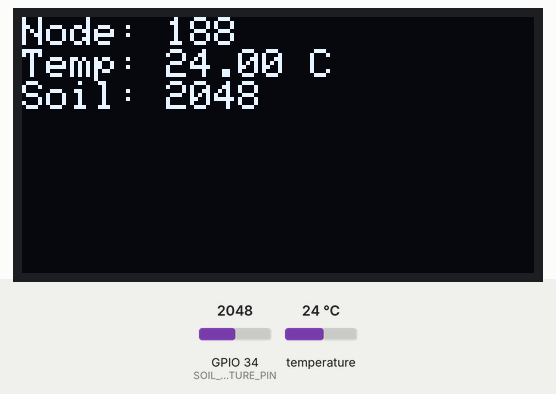
This sketch was run on a simulated ESP32. Parts: 128×64 one-colour display. The inputs (shaded band) are chosen by the test bench; at power-on: temperature 24 °C, GPIO 34 (SOIL_MOISTURE_PIN) = 2048 (analog values on the 0–4095 scale). What the sketch prints to the serial monitor is not drawn.

Above: at 3.4 s.
3.5 s: temperature set to 12 °C
At 14.8 s:
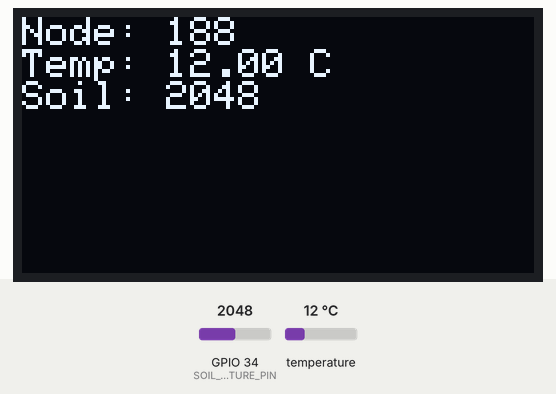
15.1 s: GPIO 34 (SOIL_MOISTURE_PIN) set to 2866
At 25.3 s:
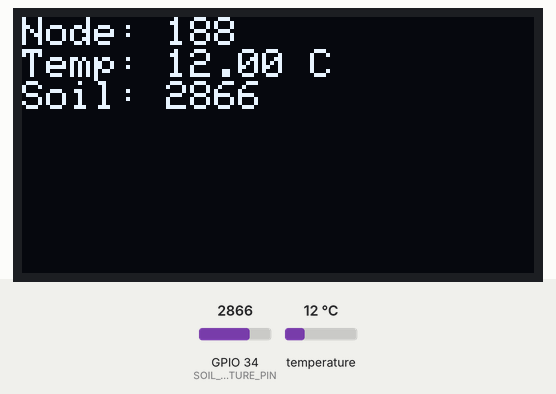
25.9 s: temperature set to 19 °C
36.7 s: GPIO 34 (SOIL_MOISTURE_PIN) set to 3603
At 47.0 s:
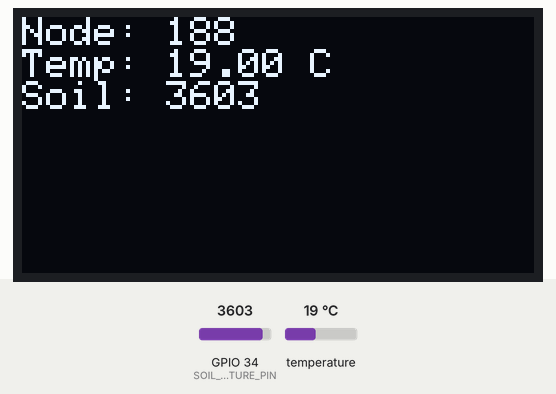
47.5 s: temperature set to 28 °C
At 57.3 s:
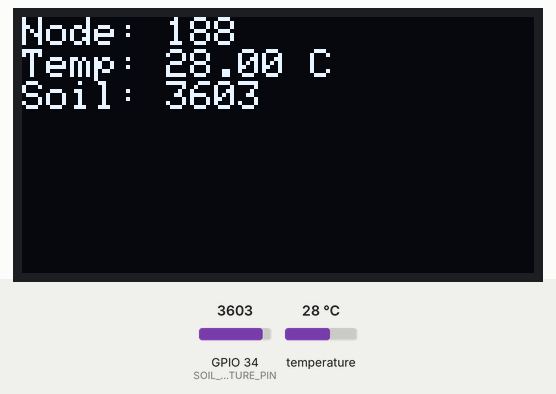
58.3 s: GPIO 34 (SOIL_MOISTURE_PIN) set to 4095
At 68.7 s:
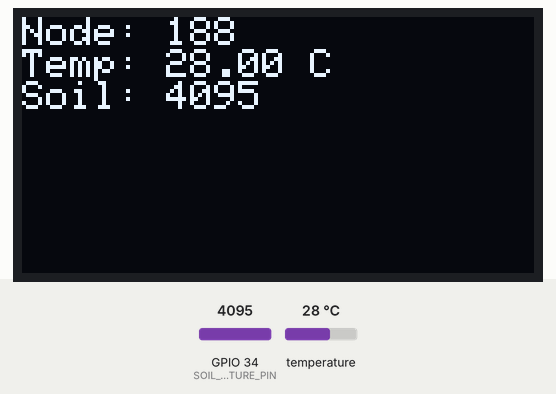
Timing chart, 0 to 70.1 s (numbered marks = the images above; inputs shaded):
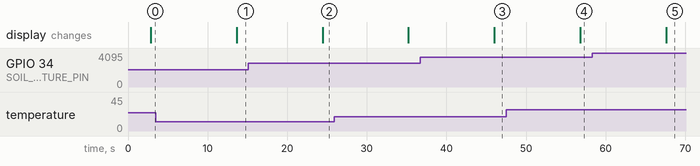

The sketch:

DS18b20_Soil_Sensor_node.ino
```cpp
#include <esp_now.h>
#include <WiFi.h>
#include <OneWire.h>
#include <DallasTemperature.h>
#include <Adafruit_SSD1306.h>
#include <Wire.h>

// Define sensor pins
#define ONE_WIRE_BUS 27        // GPIO pin for DS18B20
#define SOIL_MOISTURE_PIN 34   // GPIO pin for soil moisture sensor
#define OLED_SDA 21            // GPIO pin for OLED SDA
#define OLED_SCL 22            // GPIO pin for OLED SCL
#define OLED_RST -1            // Reset pin (-1 if not available)
#define SCREEN_WIDTH 128       // OLED display width
#define SCREEN_HEIGHT 64       // OLED display height

// Setup a oneWire instance
OneWire oneWire(ONE_WIRE_BUS);
DallasTemperature ds18b20(&oneWire);

// Create OLED display instance
Adafruit_SSD1306 display(SCREEN_WIDTH, SCREEN_HEIGHT, &Wire, OLED_RST);

// Structure to send data
typedef struct struct_message {
  int nodeId;
  float temperature;
  int soilMoisture;
} struct_message;

struct_message myData;

// Replace with the receiver's MAC Address
uint8_t broadcastAddress[] = {0x78, 0x42, 0x1C, 0x6C, 0xE1, 0x94}; // Update this

//78:42:1C:6C:E1:94

// Peer info
esp_now_peer_info_t peerInfo;

// Callback when data is sent
void OnDataSent(const uint8_t *mac_addr, esp_now_send_status_t status) {
  Serial.print("\r\nLast Packet Send Status:\t");
  Serial.println(status == ESP_NOW_SEND_SUCCESS ? "Delivery Success" : "Delivery Fail");
}

void setup() {
  Serial.begin(115200);

  // Initialize OLED display
  Wire.begin(OLED_SDA, OLED_SCL);
  if(!display.begin(SSD1306_SWITCHCAPVCC, 0x3C)) { // Address 0x3C for 128x64
    Serial.println(F("SSD1306 allocation failed"));
    for(;;); // Don't proceed, loop forever
  }
  display.clearDisplay();
  display.setTextSize(1);
  display.setTextColor(WHITE);
  display.setCursor(0,0);
  display.println("Initializing...");
  display.display();
  delay(2000);

  // Set device as a Wi-Fi Station
  WiFi.mode(WIFI_STA);

  // Initialize DS18B20 sensor
  ds18b20.begin();

  // Initialize ESP-NOW
  if (esp_now_init() != ESP_OK) {
    Serial.println("Error initializing ESP-NOW");
    display.clearDisplay();
    display.setCursor(0,0);
    display.println("ESP-NOW init failed!");
    display.display();
    return;
  }

  // Register callback
  esp_now_register_send_cb(OnDataSent);

  // Register peer
  memcpy(peerInfo.peer_addr, broadcastAddress, 6);
  peerInfo.channel = 0;
  peerInfo.encrypt = false;

  // Add peer
  if (esp_now_add_peer(&peerInfo) != ESP_OK) {
    Serial.println("Failed to add peer");
    display.clearDisplay();
    display.setCursor(0,0);
    display.println("Peer add failed!");
    display.display();
    return;
  }

  // Set node ID based on MAC address (last byte)
  myData.nodeId = ESP.getEfuseMac() & 0xFF;

  // Configure ADC for soil moisture
  analogReadResolution(12); // Set ADC resolution to 12 bits
  analogSetAttenuation(ADC_11db); // Set attenuation to 11dB for full range 0-3.3V
}

void loop() {
  // Request temperature from DS18B20
  ds18b20.requestTemperatures();
  myData.temperature = ds18b20.getTempCByIndex(0);

  // Read soil moisture (0-4095, higher means more moisture)
  myData.soilMoisture = analogRead(SOIL_MOISTURE_PIN);

  // Check if temperature read failed
  if (myData.temperature == DEVICE_DISCONNECTED_C) {
    Serial.println("Failed to read from DS18B20 sensor!");
  } else {
    Serial.print("Node ID: ");
    Serial.println(myData.nodeId);
    Serial.print("Temperature: ");
    Serial.print(myData.temperature);
    Serial.println(" *C");
    Serial.print("Soil Moisture: ");
    Serial.println(myData.soilMoisture);

    // Update OLED display
    display.clearDisplay();
    display.setCursor(0,0);
    display.print("Node: ");
    display.println(myData.nodeId);
    display.print("Temp: ");
    display.print(myData.temperature);
    display.println(" C");
    display.print("Soil: ");
    display.println(myData.soilMoisture);
    display.display();
  }

  // Send message via ESP-NOW
  esp_err_t result = esp_now_send(broadcastAddress, (uint8_t *) &myData, sizeof(myData));

  if (result == ESP_OK) {
    Serial.println("Sent with success");
  } else {
    Serial.println("Error sending the data");
  }

  delay(10000); // Send every 10 seconds
}
```

Measured:
- after the input at 3.5 s, the display: changes after 10.2 s (image 1)
- after the input at 15.1 s, the display: changes after 9.3 s (image 2)
- after the input at 36.7 s, the display: changes after 9.3 s (image 3)
- after the input at 47.5 s, the display: changes after 9.3 s (image 4)
- after the input at 58.3 s, the display: changes after 9.3 s (image 5)
